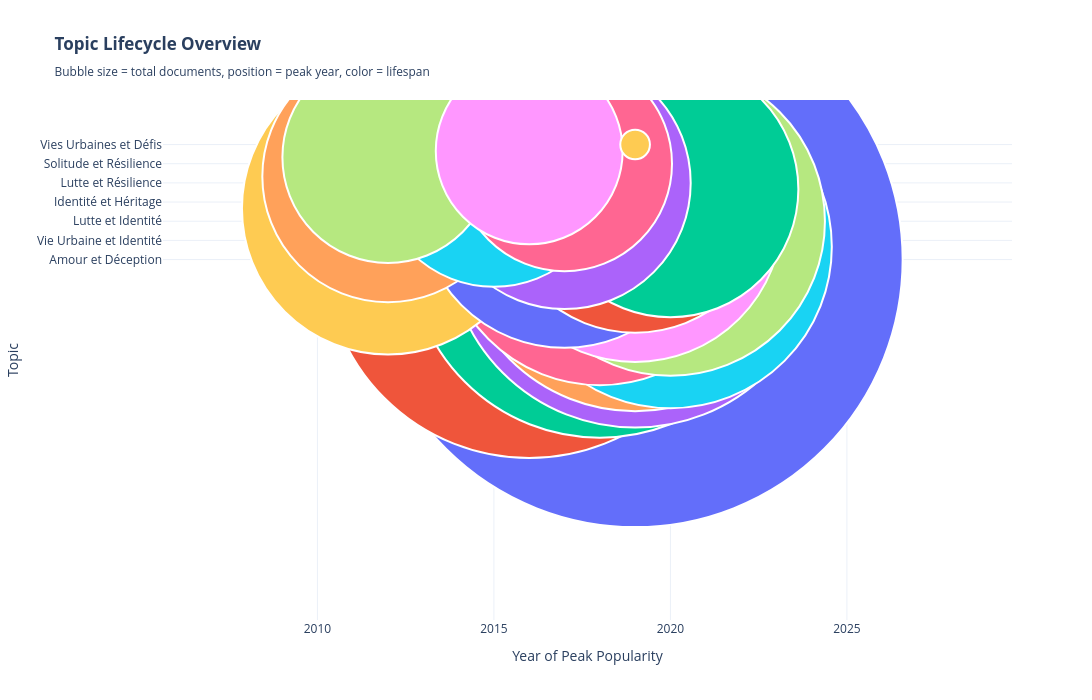

The notebook cell this image was saved under:
### Code cell
#============ VIZ 14: TOPIC LIFECYCLE BUBBLE ============
fig14 = go.Figure()

for _, row in appearance_df.iterrows():
    fig14.add_trace(go.Scatter(
        x=[row['Peak_Year']],
        y=[row['Label']],
        mode='markers',
        marker=dict(
            size=row['Total_Documents'] / 20,  # Bubble size = total docs
            color=row['Lifespan_Years'],  # Color = lifespan
            colorscale='Viridis',
            showscale=False,
            line=dict(width=2, color='white')
        ),
        text=f"<b>{row['Label']}</b><br>" +
             f"Peak Year: {row['Peak_Year']}<br>" +
             f"Lifespan: {row['Lifespan_Years']} years<br>" +
             f"Total Docs: {row['Total_Documents']}<br>" +
             f"Trend: {row['Trend']}",
        hovertemplate='%{text}<extra></extra>',
        name=''
    ))

fig14.update_layout(
    title="<b>Topic Lifecycle Overview</b><br><sub>Bubble size = total documents, position = peak year, color = lifespan</sub>",
    xaxis_title="Year of Peak Popularity",
    yaxis_title="Topic",
    height=700,
    width=1200,
    template="plotly_white",
    showlegend=False,
    hovermode='closest'
)

fig14.write_html("viz_14_lifecycle_bubble.html")
print("✓ Saved: viz_14_lifecycle_bubble.html")
fig14

### Figure 1 — Plotly figure (JSON) as saved in the notebook; plotly's stock layout.template omitted (floating-point values rounded to 4 significant figures)
{"data": [{"hovertemplate": "%{text}<extra></extra>", "marker": {"color": 32, "colorscale": [[0, "#440154"], [0.1111, "#482878"], [0.2222, "#3e4989"], [0.3333, "#31688e"], [0.4444, "#26828e"], [0.5556, "#1f9e89"], [0.6667, "#35b779"], [0.7778, "#6ece58"], [0.8889, "#b5de2b"], [1, "#fde725"]], "line": {"color": "white", "width": 2}, "showscale": false, "size": 535.1}, "mode": "markers", "name": "", "text": "<b>Amour et Déception</b><br>Peak Year: 2019<br>Lifespan: 32 years<br>Total Docs: 10702<br>Trend: ↑ Rising", "type": "scatter", "x": [2019], "y": ["Amour et Déception"]}, {"hovertemplate": "%{text}<extra></extra>", "marker": {"color": 32, "colorscale": [[0, "#440154"], [0.1111, "#482878"], [0.2222, "#3e4989"], [0.3333, "#31688e"], [0.4444, "#26828e"], [0.5556, "#1f9e89"], [0.6667, "#35b779"], [0.7778, "#6ece58"], [0.8889, "#b5de2b"], [1, "#fde725"]], "line": {"color": "white", "width": 2}, "showscale": false, "size": 409.8}, "mode": "markers", "name": "", "text": "<b>Vie de Quartier</b><br>Peak Year: 2016<br>Lifespan: 32 years<br>Total Docs: 8196<br>Trend: ↑ Rising", "type": "scatter", "x": [2016], "y": ["Vie de Quartier"]}, {"hovertemplate": "%{text}<extra></extra>", "marker": {"color": 32, "colorscale": [[0, "#440154"], [0.1111, "#482878"], [0.2222, "#3e4989"], [0.3333, "#31688e"], [0.4444, "#26828e"], [0.5556, "#1f9e89"], [0.6667, "#35b779"], [0.7778, "#6ece58"], [0.8889, "#b5de2b"], [1, "#fde725"]], "line": {"color": "white", "width": 2}, "showscale": false, "size": 381.8}, "mode": "markers", "name": "", "text": "<b>Vie Urbaine et Rébellion</b><br>Peak Year: 2018<br>Lifespan: 32 years<br>Total Docs: 7636<br>Trend: ↑ Rising", "type": "scatter", "x": [2018], "y": ["Vie Urbaine et Rébellion"]}, {"hovertemplate": "%{text}<extra></extra>", "marker": {"color": 32, "colorscale": [[0, "#440154"], [0.1111, "#482878"], [0.2222, "#3e4989"], [0.3333, "#31688e"], [0.4444, "#26828e"], [0.5556, "#1f9e89"], [0.6667, "#35b779"], [0.7778, "#6ece58"], [0.8889, "#b5de2b"], [1, "#fde725"]], "line": {"color": "white", "width": 2}, "showscale": false, "size": 374.2}, "mode": "markers", "name": "", "text": "<b>Vie Urbaine et Identité</b><br>Peak Year: 2019<br>Lifespan: 32 years<br>Total Docs: 7485<br>Trend: ↑ Rising", "type": "scatter", "x": [2019], "y": ["Vie Urbaine et Identité"]}, {"hovertemplate": "%{text}<extra></extra>", "marker": {"color": 32, "colorscale": [[0, "#440154"], [0.1111, "#482878"], [0.2222, "#3e4989"], [0.3333, "#31688e"], [0.4444, "#26828e"], [0.5556, "#1f9e89"], [0.6667, "#35b779"], [0.7778, "#6ece58"], [0.8889, "#b5de2b"], [1, "#fde725"]], "line": {"color": "white", "width": 2}, "showscale": false, "size": 354.4}, "mode": "markers", "name": "", "text": "<b>Vie en Quartier</b><br>Peak Year: 2019<br>Lifespan: 32 years<br>Total Docs: 7088<br>Trend: ↑ Rising", "type": "scatter", "x": [2019], "y": ["Vie en Quartier"]}, {"hovertemplate": "%{text}<extra></extra>", "marker": {"color": 32, "colorscale": [[0, "#440154"], [0.1111, "#482878"], [0.2222, "#3e4989"], [0.3333, "#31688e"], [0.4444, "#26828e"], [0.5556, "#1f9e89"], [0.6667, "#35b779"], [0.7778, "#6ece58"], [0.8889, "#b5de2b"], [1, "#fde725"]], "line": {"color": "white", "width": 2}, "showscale": false, "size": 322.8}, "mode": "markers", "name": "", "text": "<b>Vie Urbaine et Rébellion</b><br>Peak Year: 2020<br>Lifespan: 32 years<br>Total Docs: 6456<br>Trend: ↑ Rising", "type": "scatter", "x": [2020], "y": ["Vie Urbaine et Rébellion"]}, {"hovertemplate": "%{text}<extra></extra>", "marker": {"color": 32, "colorscale": [[0, "#440154"], [0.1111, "#482878"], [0.2222, "#3e4989"], [0.3333, "#31688e"], [0.4444, "#26828e"], [0.5556, "#1f9e89"], [0.6667, "#35b779"], [0.7778, "#6ece58"], [0.8889, "#b5de2b"], [1, "#fde725"]], "line": {"color": "white", "width": 2}, "showscale": false, "size": 315.2}, "mode": "markers", "name": "", "text": "<b>Rébellion et Identité</b><br>Peak Year: 2018<br>Lifespan: 32 years<br>Total Docs: 6305<br>Trend: ↑ Rising", "type": "scatter", "x": [2018], "y": ["Rébellion et Identité"]}, {"hovertemplate": "%{text}<extra></extra>", "marker": {"color": 31, "colorscale": [[0, "#440154"], [0.1111, "#482878"], [0.2222, "#3e4989"], [0.3333, "#31688e"], [0.4444, "#26828e"], [0.5556, "#1f9e89"], [0.6667, "#35b779"], [0.7778, "#6ece58"], [0.8889, "#b5de2b"], [1, "#fde725"]], "line": {"color": "white", "width": 2}, "showscale": false, "size": 309.1}, "mode": "markers", "name": "", "text": "<b>Lutte et Identité</b><br>Peak Year: 2020<br>Lifespan: 31 years<br>Total Docs: 6181<br>Trend: ↑ Rising", "type": "scatter", "x": [2020], "y": ["Lutte et Identité"]}, {"hovertemplate": "%{text}<extra></extra>", "marker": {"color": 32, "colorscale": [[0, "#440154"], [0.1111, "#482878"], [0.2222, "#3e4989"], [0.3333, "#31688e"], [0.4444, "#26828e"], [0.5556, "#1f9e89"], [0.6667, "#35b779"], [0.7778, "#6ece58"], [0.8889, "#b5de2b"], [1, "#fde725"]], "line": {"color": "white", "width": 2}, "showscale": false, "size": 294.3}, "mode": "markers", "name": "", "text": "<b>Identité et Mélancolie</b><br>Peak Year: 2019<br>Lifespan: 32 years<br>Total Docs: 5886<br>Trend: ↑ Rising", "type": "scatter", "x": [2019], "y": ["Identité et Mélancolie"]}, {"hovertemplate": "%{text}<extra></extra>", "marker": {"color": 32, "colorscale": [[0, "#440154"], [0.1111, "#482878"], [0.2222, "#3e4989"], [0.3333, "#31688e"], [0.4444, "#26828e"], [0.5556, "#1f9e89"], [0.6667, "#35b779"], [0.7778, "#6ece58"], [0.8889, "#b5de2b"], [1, "#fde725"]], "line": {"color": "white", "width": 2}, "showscale": false, "size": 292.1}, "mode": "markers", "name": "", "text": "<b>Vie Urbaine et Rap</b><br>Peak Year: 2012<br>Lifespan: 32 years<br>Total Docs: 5842<br>Trend: ↑ Rising", "type": "scatter", "x": [2012], "y": ["Vie Urbaine et Rap"]}, {"hovertemplate": "%{text}<extra></extra>", "marker": {"color": 32, "colorscale": [[0, "#440154"], [0.1111, "#482878"], [0.2222, "#3e4989"], [0.3333, "#31688e"], [0.4444, "#26828e"], [0.5556, "#1f9e89"], [0.6667, "#35b779"], [0.7778, "#6ece58"], [0.8889, "#b5de2b"], [1, "#fde725"]], "line": {"color": "white", "width": 2}, "showscale": false, "size": 291.6}, "mode": "markers", "name": "", "text": "<b>Identité et Héritage</b><br>Peak Year: 2017<br>Lifespan: 32 years<br>Total Docs: 5833<br>Trend: ↑ Rising", "type": "scatter", "x": [2017], "y": ["Identité et Héritage"]}, {"hovertemplate": "%{text}<extra></extra>", "marker": {"color": 32, "colorscale": [[0, "#440154"], [0.1111, "#482878"], [0.2222, "#3e4989"], [0.3333, "#31688e"], [0.4444, "#26828e"], [0.5556, "#1f9e89"], [0.6667, "#35b779"], [0.7778, "#6ece58"], [0.8889, "#b5de2b"], [1, "#fde725"]], "line": {"color": "white", "width": 2}, "showscale": false, "size": 274.1}, "mode": "markers", "name": "", "text": "<b>Révolte et Identité</b><br>Peak Year: 2019<br>Lifespan: 32 years<br>Total Docs: 5481<br>Trend: ↑ Rising", "type": "scatter", "x": [2019], "y": ["Révolte et Identité"]}, {"hovertemplate": "%{text}<extra></extra>", "marker": {"color": 32, "colorscale": [[0, "#440154"], [0.1111, "#482878"], [0.2222, "#3e4989"], [0.3333, "#31688e"], [0.4444, "#26828e"], [0.5556, "#1f9e89"], [0.6667, "#35b779"], [0.7778, "#6ece58"], [0.8889, "#b5de2b"], [1, "#fde725"]], "line": {"color": "white", "width": 2}, "showscale": false, "size": 255.9}, "mode": "markers", "name": "", "text": "<b>Vie Urbaine et Évasion</b><br>Peak Year: 2020<br>Lifespan: 32 years<br>Total Docs: 5118<br>Trend: ↑ Rising", "type": "scatter", "x": [2020], "y": ["Vie Urbaine et Évasion"]}, {"hovertemplate": "%{text}<extra></extra>", "marker": {"color": 32, "colorscale": [[0, "#440154"], [0.1111, "#482878"], [0.2222, "#3e4989"], [0.3333, "#31688e"], [0.4444, "#26828e"], [0.5556, "#1f9e89"], [0.6667, "#35b779"], [0.7778, "#6ece58"], [0.8889, "#b5de2b"], [1, "#fde725"]], "line": {"color": "white", "width": 2}, "showscale": false, "size": 252.3}, "mode": "markers", "name": "", "text": "<b>Lutte et Résilience</b><br>Peak Year: 2017<br>Lifespan: 32 years<br>Total Docs: 5047<br>Trend: ↑ Rising", "type": "scatter", "x": [2017], "y": ["Lutte et Résilience"]}, {"hovertemplate": "%{text}<extra></extra>", "marker": {"color": 32, "colorscale": [[0, "#440154"], [0.1111, "#482878"], [0.2222, "#3e4989"], [0.3333, "#31688e"], [0.4444, "#26828e"], [0.5556, "#1f9e89"], [0.6667, "#35b779"], [0.7778, "#6ece58"], [0.8889, "#b5de2b"], [1, "#fde725"]], "line": {"color": "white", "width": 2}, "showscale": false, "size": 251.3}, "mode": "markers", "name": "", "text": "<b>Rap et Identité</b><br>Peak Year: 2012<br>Lifespan: 32 years<br>Total Docs: 5027<br>Trend: ↑ Rising", "type": "scatter", "x": [2012], "y": ["Rap et Identité"]}, {"hovertemplate": "%{text}<extra></extra>", "marker": {"color": 31, "colorscale": [[0, "#440154"], [0.1111, "#482878"], [0.2222, "#3e4989"], [0.3333, "#31688e"], [0.4444, "#26828e"], [0.5556, "#1f9e89"], [0.6667, "#35b779"], [0.7778, "#6ece58"], [0.8889, "#b5de2b"], [1, "#fde725"]], "line": {"color": "white", "width": 2}, "showscale": false, "size": 233.4}, "mode": "markers", "name": "", "text": "<b>Identité et Authenticité</b><br>Peak Year: 2015<br>Lifespan: 31 years<br>Total Docs: 4668<br>Trend: ↑ Rising", "type": "scatter", "x": [2015], "y": ["Identité et Authenticité"]}, {"hovertemplate": "%{text}<extra></extra>", "marker": {"color": 32, "colorscale": [[0, "#440154"], [0.1111, "#482878"], [0.2222, "#3e4989"], [0.3333, "#31688e"], [0.4444, "#26828e"], [0.5556, "#1f9e89"], [0.6667, "#35b779"], [0.7778, "#6ece58"], [0.8889, "#b5de2b"], [1, "#fde725"]], "line": {"color": "white", "width": 2}, "showscale": false, "size": 215}, "mode": "markers", "name": "", "text": "<b>Solitude et Résilience</b><br>Peak Year: 2017<br>Lifespan: 32 years<br>Total Docs: 4300<br>Trend: ↑ Rising", "type": "scatter", "x": [2017], "y": ["Solitude et Résilience"]}, {"hovertemplate": "%{text}<extra></extra>", "marker": {"color": 32, "colorscale": [[0, "#440154"], [0.1111, "#482878"], [0.2222, "#3e4989"], [0.3333, "#31688e"], [0.4444, "#26828e"], [0.5556, "#1f9e89"], [0.6667, "#35b779"], [0.7778, "#6ece58"], [0.8889, "#b5de2b"], [1, "#fde725"]], "line": {"color": "white", "width": 2}, "showscale": false, "size": 211.2}, "mode": "markers", "name": "", "text": "<b>Quotidien et Résilience</b><br>Peak Year: 2012<br>Lifespan: 32 years<br>Total Docs: 4224<br>Trend: ↑ Rising", "type": "scatter", "x": [2012], "y": ["Quotidien et Résilience"]}, {"hovertemplate": "%{text}<extra></extra>", "marker": {"color": 31, "colorscale": [[0, "#440154"], [0.1111, "#482878"], [0.2222, "#3e4989"], [0.3333, "#31688e"], [0.4444, "#26828e"], [0.5556, "#1f9e89"], [0.6667, "#35b779"], [0.7778, "#6ece58"], [0.8889, "#b5de2b"], [1, "#fde725"]], "line": {"color": "white", "width": 2}, "showscale": false, "size": 186.8}, "mode": "markers", "name": "", "text": "<b>Défis de la Vie</b><br>Peak Year: 2016<br>Lifespan: 31 years<br>Total Docs: 3737<br>Trend: ↑ Rising", "type": "scatter", "x": [2016], "y": ["Défis de la Vie"]}, {"hovertemplate": "%{text}<extra></extra>", "marker": {"color": 31, "colorscale": [[0, "#440154"], [0.1111, "#482878"], [0.2222, "#3e4989"], [0.3333, "#31688e"], [0.4444, "#26828e"], [0.5556, "#1f9e89"], [0.6667, "#35b779"], [0.7778, "#6ece58"], [0.8889, "#b5de2b"], [1, "#fde725"]], "line": {"color": "white", "width": 2}, "showscale": false, "size": 29.65}, "mode": "markers", "name": "", "text": "<b>Vies Urbaines et Défis</b><br>Peak Year: 2019<br>Lifespan: 31 years<br>Total Docs: 593<br>Trend: ↑ Rising", "type": "scatter", "x": [2019], "y": ["Vies Urbaines et Défis"]}], "layout": {"height": 700, "hovermode": "closest", "showlegend": false, "title": {"text": "<b>Topic Lifecycle Overview</b><br><sub>Bubble size = total documents, position = peak year, color = lifespan</sub>"}, "width": 1200, "xaxis": {"title": {"text": "Year of Peak Popularity"}}, "yaxis": {"title": {"text": "Topic"}}}}
